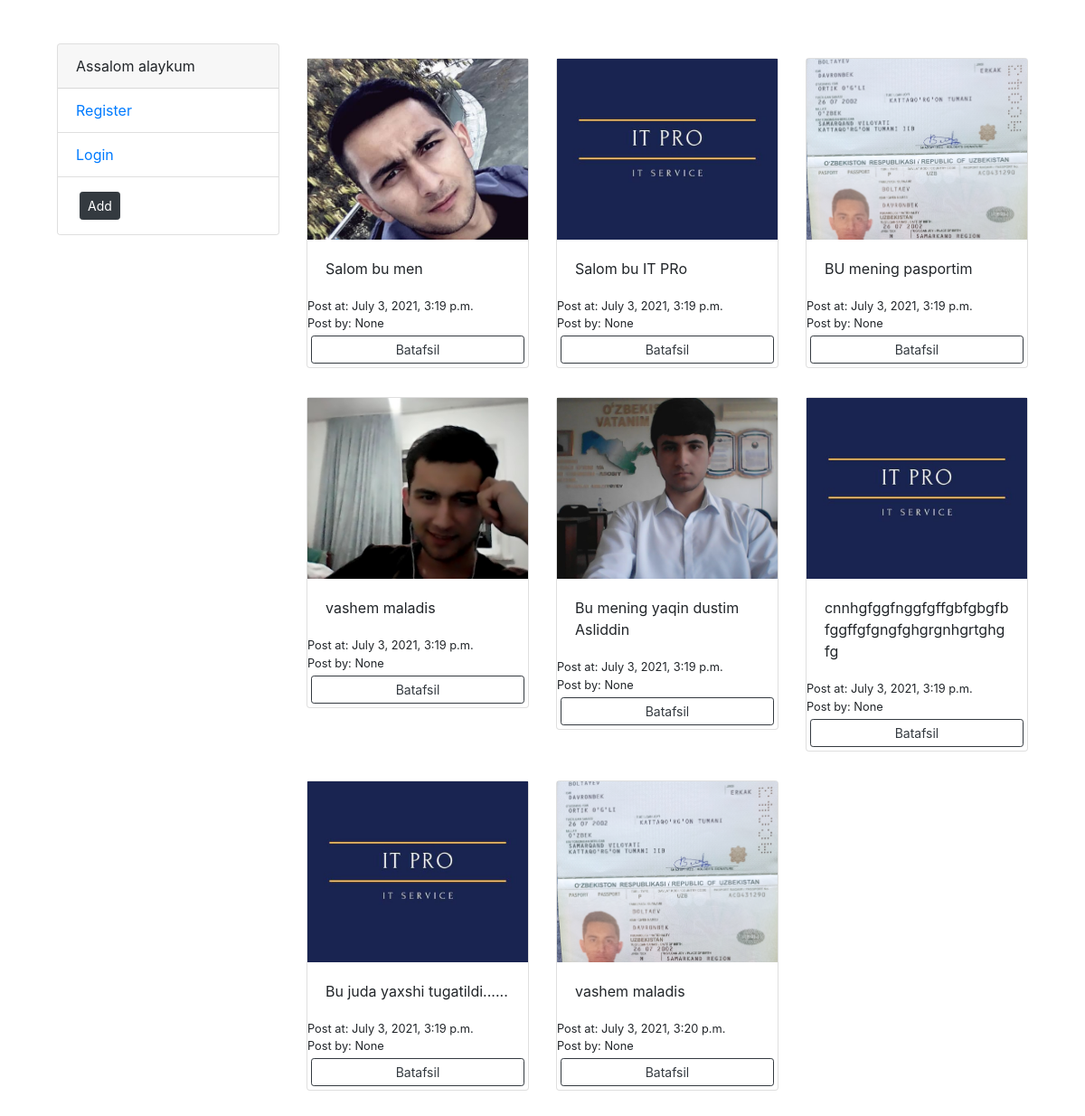
The page / on the database its author committed.
### photos/models.py (models this page shows, shortened)
class Photo(models.Model):
    image = models.ImageField(null=False, blank=False) #pip install pilow
    description = models.TextField()
    date_posted = models.DateTimeField(default=timezone.now)
    author = models.ForeignKey(User,on_delete=models.CASCADE,null=True,blank=True)

### photos/views.py (the view)
# urls.py: path('',views.gallery,name='gallery'),
def gallery(request):
    photos = Photo.objects.all()
    context = {
        'photos':photos
    }
    return render(request,'photos/gallery.html',context)

### photos/templates/photos/gallery.html
{% extends 'photos/base.html' %}
{% block content %}
<div class="container">
    <div class="row">
      <div class="col-md-3">
          <div class="card" >
              <div class="card-header">
                Assalom alaykum {{ user.username }}</div>
              <ul class="list-group list-group-flush">
                {% if user.is_authenticated  %}
                <li class="list-group-item"><a href="{% url 'logout' %}">Logout</a></li>
                {% else %}
                <li class="list-group-item"><a href="{% url 'rigester' %}">Register</a></li>
                <li class="list-group-item"><a href="{% url 'login' %}">Login</a></li>
                {% endif %}
                <li class="list-group-item"> <a href="{% url 'add' %}" class="btn btn-dark btn-sm m-1">Add</a></li>
              </ul>
          </div>
      </div>
      <div class="col-md-9">
          <div class="row">
              {% for photo in photos %}
              <div class="col-md-4">
                  <div class="card my-3">
                      <img class="rasm" src="{{ photo.image.url }}" alt="Rasm">
                      <div class="card-body">
                      <p class="card-text"> {{ photo.description | slice:"50" }}</p>
                      </div>
                      <small>Post at: {{ photo.date_posted }}</small> <small>Post by: {{ photo.author }} </small>
                      <a class="btn btn-outline-dark btn-sm m-1" href="{% url 'viewPhoto' photo.id %}">Batafsil</a>
                  </div>
              </div>
              {% empty %}
              <h3>Rasm yuq</h3>
              {% endfor %}
          </div>
      </div>
    </div>
</div>
{% endblock content %}

### photos/templates/photos/base.html (shortened to what this page needs)
<!doctype html>
{% load static %}
<html lang="en">
  <head>
    <link rel="stylesheet" href="https://maxcdn.bootstrapcdn.com/bootstrap/4.0.0/css/bootstrap.min.css">
  </head>
  <body class='m-5'>
    {% block content %}
    {% endblock content %}
  </body>
</html>

### photos/templates/photos/base.html (style rules this page uses)
.rasm { height: 200px; object-fit: cover; }

### rows shown on the page
Photo: image (placeholder picture), description "Salom bu men", date_posted "July 3, 2021, 3:19 p.m.", author "None"
Photo: image (placeholder picture), description "Salom bu IT PRo", date_posted "July 3, 2021, 3:19 p.m.", author "None"
Photo: image (picture), description "BU mening pasportim", date_posted "July 3, 2021, 3:19 p.m.", author "None"
Photo: image (picture), description "vashem maladis", date_posted "July 3, 2021, 3:19 p.m.", author "None"
Photo: image (placeholder picture), description "Bu mening yaqin dustim Asliddin", date_posted "July 3, 2021, 3:19 p.m.", author "None"
Photo: image (placeholder picture), description "cnnhgfggfnggfgffgbfgbgfbfggffgfgngfghgrgnhgrtghgfg", date_posted "July 3, 2021, 3:19 p.m.", author "None"
Photo: image (placeholder picture), description "Bu juda yaxshi tugatildi......", date_posted "July 3, 2021, 3:19 p.m.", author "None"
Photo: image (picture), description "vashem maladis", date_posted "July 3, 2021, 3:20 p.m.", author "None"
